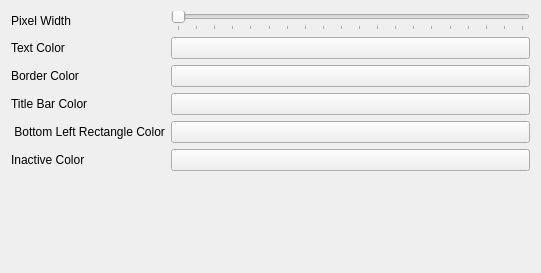
<?xml version="1.0" encoding="UTF-8"?>
<ui version="4.0">
 <class>PlasmaNSOKWinConfigDialog</class>
 <widget class="QWidget" name="PlasmaNSOKWinConfigDialog">
  <property name="geometry">
   <rect>
    <x>0</x>
    <y>0</y>
    <width>541</width>
    <height>273</height>
   </rect>
  </property>
  <property name="windowTitle">
   <string>Config Dialog</string>
  </property>
  <layout class="QHBoxLayout" name="horizontalLayout">
   <item>
    <layout class="QFormLayout" name="formLayout_2">
     <item row="0" column="0">
      <widget class="QLabel" name="label">
       <property name="text">
        <string>Pixel Width</string>
       </property>
      </widget>
     </item>
     <item row="0" column="1">
      <widget class="QSlider" name="kcfg_pixelWidth">
       <property name="minimum">
        <number>5</number>
       </property>
       <property name="maximum">
        <number>100</number>
       </property>
       <property name="singleStep">
        <number>1</number>
       </property>
       <property name="orientation">
        <enum>Qt::Orientation::Horizontal</enum>
       </property>
       <property name="tickPosition">
        <enum>QSlider::TickPosition::TicksBelow</enum>
       </property>
       <property name="tickInterval">
        <number>5</number>
       </property>
      </widget>
     </item>
     <item row="1" column="0">
      <widget class="QLabel" name="label_2">
       <property name="text">
        <string>Text Color</string>
       </property>
      </widget>
     </item>
     <item row="2" column="0">
      <widget class="QLabel" name="label_3">
       <property name="text">
        <string>Border Color</string>
       </property>
      </widget>
     </item>
     <item row="2" column="1">
      <widget class="KColorButton" name="kcfg_colorCyan">
       <property name="defaultColor">
        <color>
         <red>144</red>
         <green>244</green>
         <blue>228</blue>
        </color>
       </property>
      </widget>
     </item>
     <item row="3" column="0">
      <widget class="QLabel" name="label_4">
       <property name="text">
        <string>Title Bar Color</string>
       </property>
      </widget>
     </item>
     <item row="3" column="1">
      <widget class="KColorButton" name="kcfg_colorPink">
       <property name="defaultColor">
        <color>
         <red>240</red>
         <green>209</green>
         <blue>241</blue>
        </color>
       </property>
      </widget>
     </item>
     <item row="4" column="0">
      <widget class="QLabel" name="label_5">
       <property name="text">
        <string> Bottom Left Rectangle Color</string>
       </property>
      </widget>
     </item>
     <item row="4" column="1">
      <widget class="KColorButton" name="kcfg_colorMagenta">
       <property name="defaultColor">
        <color>
         <red>234</red>
         <green>160</green>
         <blue>232</blue>
        </color>
       </property>
      </widget>
     </item>
     <item row="5" column="0">
      <widget class="QLabel" name="label_6">
       <property name="text">
        <string>Inactive Color</string>
       </property>
      </widget>
     </item>
     <item row="5" column="1">
      <widget class="KColorButton" name="kcfg_colorGray">
       <property name="defaultColor">
        <color>
         <red>227</red>
         <green>227</green>
         <blue>227</blue>
        </color>
       </property>
      </widget>
     </item>
     <item row="1" column="1">
      <widget class="KColorButton" name="kcfg_colorPurple">
       <property name="defaultColor">
        <color>
         <red>77</red>
         <green>35</green>
         <blue>207</blue>
        </color>
       </property>
      </widget>
     </item>
    </layout>
   </item>
  </layout>
 </widget>
 <customwidgets>
  <customwidget>
   <class>KColorButton</class>
   <extends>QPushButton</extends>
   <header>kcolorbutton.h</header>
  </customwidget>
 </customwidgets>
 <resources/>
 <connections/>
</ui>
